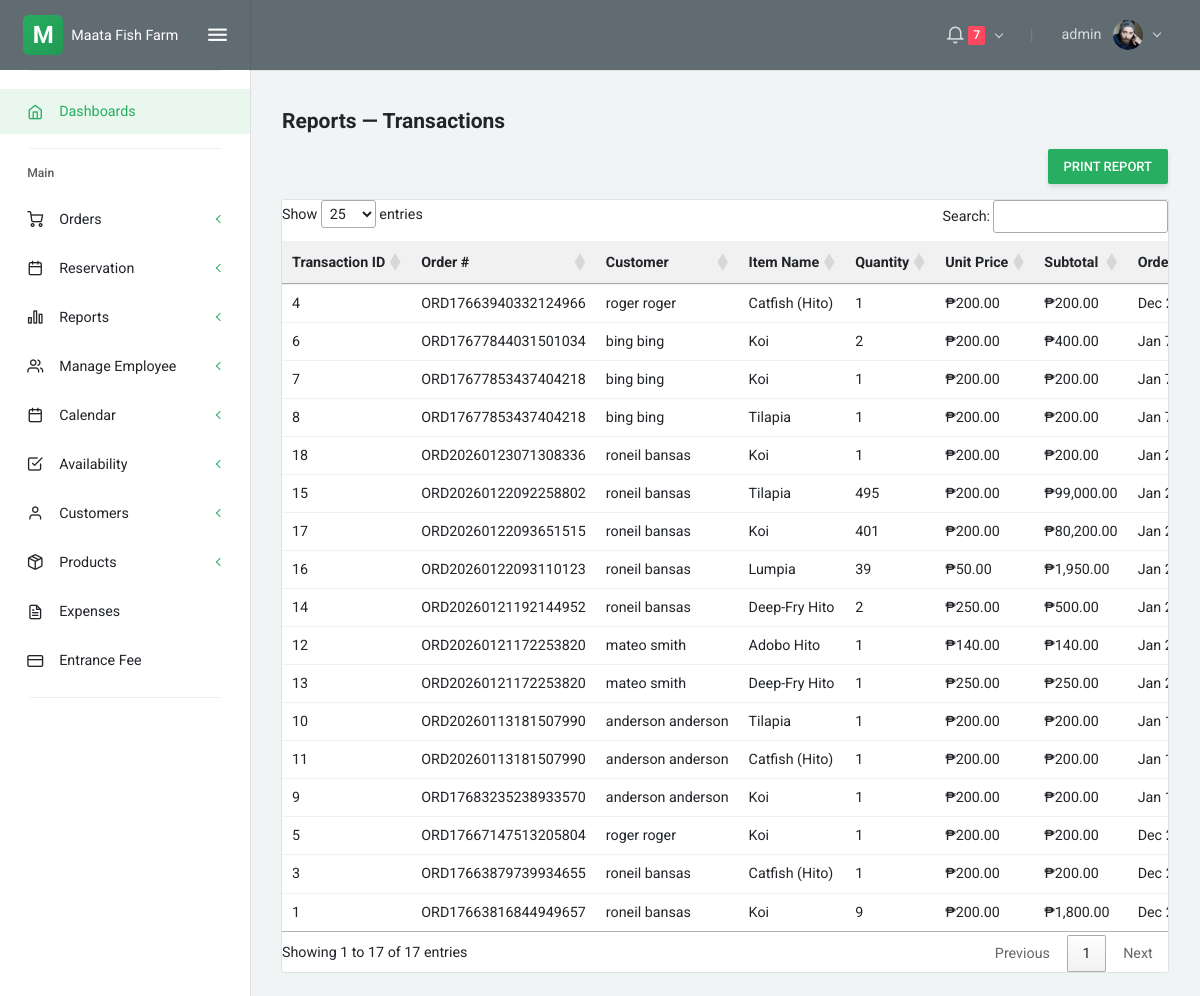
/reports_transactions.php (signed in), run on an earlier commit of the app's database.
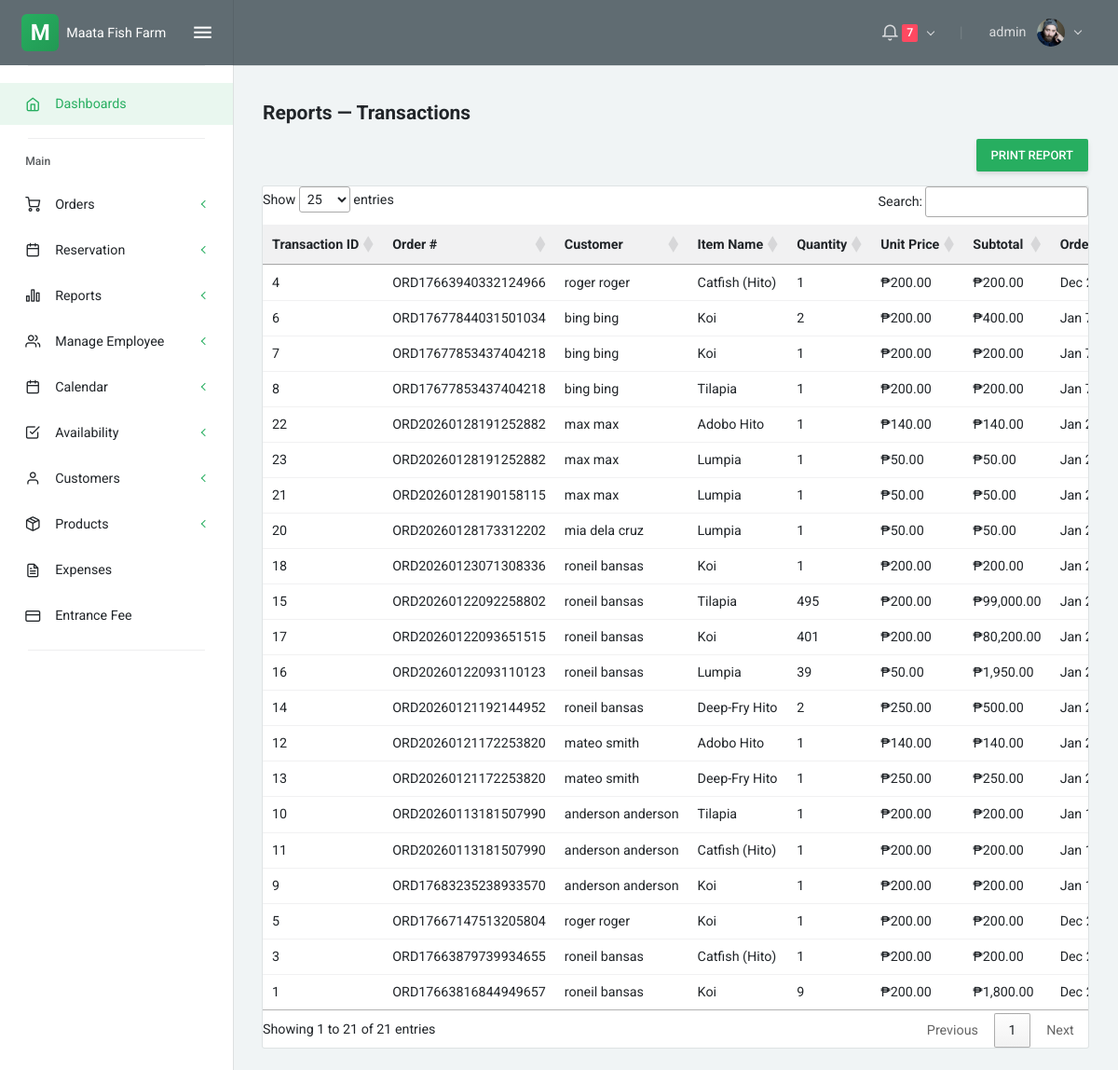
And on a later commit of the database.
### tables this page shows
CREATE TABLE `order_items` (
  `id` int(11) NOT NULL,
  `order_id` int(11) NOT NULL,
  `product_id` int(11) NOT NULL,
  `quantity` int(11) NOT NULL,
  `unit_price` decimal(10,2) NOT NULL,
  `subtotal` decimal(10,2) NOT NULL
);

CREATE TABLE `orders` (
  `id` int(11) NOT NULL,
  `order_number` varchar(20) NOT NULL,
  `customer_id` int(11) NOT NULL,
  `order_date` timestamp NOT NULL DEFAULT current_timestamp(),
  `pickup_date` datetime DEFAULT NULL,
  `total_amount` decimal(10,2) DEFAULT NULL,
  `status` enum('pending','confirmed','paid','cancelled') DEFAULT 'pending',
  `notes` text DEFAULT NULL,
  `created_at` timestamp NOT NULL DEFAULT current_timestamp(),
  `updated_at` timestamp NOT NULL DEFAULT current_timestamp() ON UPDATE current_timestamp()
);

### reports_transactions.php (the view, shortened to what this page needs)
<?php include 'partials/head.php'; ?>
<?php include 'partials/sidenav.php'; ?>
<?php include 'partials/navbar.php'; ?>
<div class="layout-content">
    <div class="container-fluid flex-grow-1 container-p-y">
        <h4 class="font-weight-bold py-3 mb-0">Reports — Transactions</h4>
        <div class="text-right mb-3">
            <button onclick="window.print()" class="btn btn-primary">Print Report</button>
        </div>
        <div class="card mt-3">
            <div class="table-responsive">
                <table id="transactionsTable" class="table table-sm mb-0">
                    <thead class="bg-light">
                        <tr>
                            <th>Transaction ID</th>
                            <th>Order #</th>
                            <th>Customer</th>
                            <th>Item Name</th>
                            <th>Quantity</th>
                            <th>Unit Price</th>
                            <th>Subtotal</th>
                            <th>Order Date</th>
                        </tr>
                    </thead>
                    <tbody>
                        <?php
                        require __DIR__ . '/config/db.php';
                        $transactions = [];
                        $stmt = $conn->prepare("
                            SELECT
                                oi.id as transaction_id,
                                o.order_number,
                                CONCAT(c.first_name, ' ', c.last_name) as customer_name,
                                COALESCE(p.name, f.name) as item_name,
                                oi.quantity,
                                oi.unit_price,
                                oi.subtotal,
                                o.order_date,
                                o.pickup_date
                            FROM order_items oi
                            JOIN orders o ON oi.order_id = o.id
                            JOIN customers c ON o.customer_id = c.id
                            LEFT JOIN products p ON oi.product_id = p.id
                            LEFT JOIN fish_species f ON oi.product_id = f.fish_id
                            ORDER BY o.order_date DESC, oi.id ASC
                        ");
                        if ($stmt) {
                            $stmt->execute();
                            $res = $stmt->get_result();
                            while ($r = $res->fetch_assoc()) {
                                $transactions[] = $r;
                            }
                        }
                        if (empty($transactions)) {
                            echo '<tr><td colspan="9" class="text-center text-muted py-4">No transactions found.</td></tr>';
                        } else {
                            foreach ($transactions as $t):
                        ?>
                        <tr>
                            <td><?php echo htmlspecialchars($t['transaction_id']); ?></td>
                            <td><?php echo htmlspecialchars($t['order_number']); ?></td>
                            <td><?php echo htmlspecialchars($t['customer_name']); ?></td>
                            <td><?php echo htmlspecialchars($t['item_name']); ?></td>
                            <td><?php echo (int)$t['quantity']; ?></td>
                            <td>₱<?php echo number_format($t['unit_price'], 2); ?></td>
                            <td>₱<?php echo number_format($t['subtotal'], 2); ?></td>
                            <td><?php echo date('M j, Y g:iA', strtotime($t['order_date'])); ?></td>
                        </tr>
                        <?php
                            endforeach;
                        }
                        ?>
                    </tbody>
                </table>
            </div>
        </div>
    </div>
</div>
<?php include 'partials/footer.php'; ?>
<link rel="stylesheet" href="https://cdn.datatables.net/1.13.6/css/jquery.dataTables.min.css">

What changed in the data, as far as the page shows it:
added order_items: id "22", order.order_number "ORD20260128191252882", customer_name "max max", item_name "Adobo Hito", quantity "1", unit_price "140.00", subtotal "140.00", order.order_date "Jan…"
added order_items: id "23", order.order_number "ORD20260128191252882", customer_name "max max", item_name "Lumpia", quantity "1", unit_price "50.00", subtotal "50.00", order.order_date "Jan…"
added order_items: id "21", order.order_number "ORD20260128190158115", customer_name "max max", item_name "Lumpia", quantity "1", unit_price "50.00", subtotal "50.00", order.order_date "Jan…"
added order_items: id "20", order.order_number "ORD20260128173312202", customer_name "mia dela cruz", item_name "Lumpia", quantity "1", unit_price "50.00", subtotal "50.00", order.order_date "Jan…"
Also different on the page:
text written by a page script: "Show entries Search: Showing 1 to 17 of 17 entries Previous 1 Next" → "Show entries Search: Showing 1 to 21 of 21 entries Previous 1 Next"
